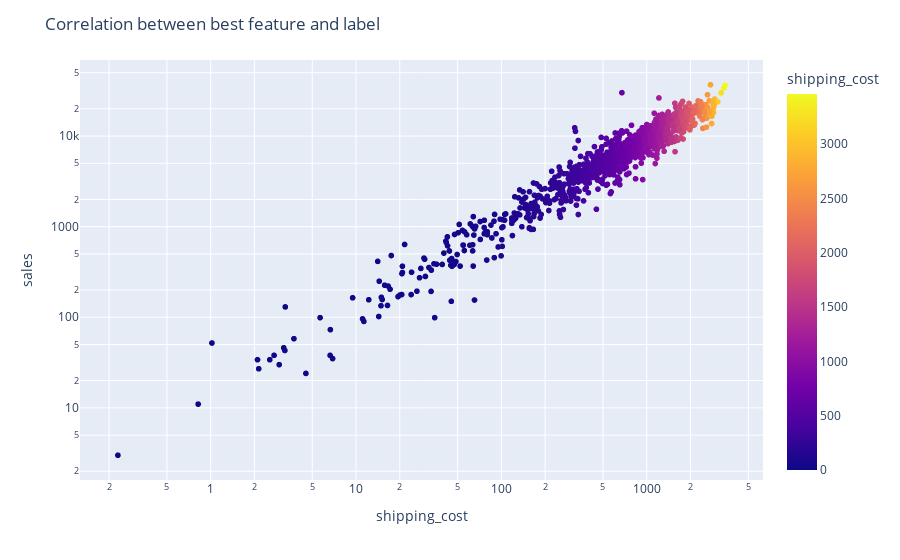

Source (notebook cell):
### Code cell
fig = px.scatter(linear_df, x=linear_df[best_feature], y=linear_df['sales'], color=linear_df[best_feature])
fig.update_layout(xaxis_type='log', yaxis_type='log', title="Correlation between best feature and label")

### Figure 1 — Plotly figure (JSON) as saved in the notebook; plotly's stock layout.template omitted (floating-point values rounded to 4 significant figures; data arrays with more than 128 entries replaced by an {"elided": "..."} marker saying what was removed)
{"data": [{"hovertemplate": "shipping_cost=%{marker.color}<br>sales=%{y}<extra></extra>", "legendgroup": "", "marker": {"color": {"elided": "1069 float values"}, "coloraxis": "coloraxis", "symbol": "circle"}, "mode": "markers", "name": "", "showlegend": false, "type": "scattergl", "x": {"elided": "1069 float values"}, "xaxis": "x", "y": {"elided": "1069 int values"}, "yaxis": "y"}], "layout": {"coloraxis": {"colorbar": {"title": {"text": "shipping_cost"}}, "colorscale": [[0, "#0d0887"], [0.1111, "#46039f"], [0.2222, "#7201a8"], [0.3333, "#9c179e"], [0.4444, "#bd3786"], [0.5556, "#d8576b"], [0.6667, "#ed7953"], [0.7778, "#fb9f3a"], [0.8889, "#fdca26"], [1, "#f0f921"]]}, "legend": {"tracegroupgap": 0}, "margin": {"t": 60}, "title": {"text": "Correlation between best feature and label"}, "xaxis": {"anchor": "y", "domain": [0, 1], "title": {"text": "shipping_cost"}, "type": "log"}, "yaxis": {"anchor": "x", "domain": [0, 1], "title": {"text": "sales"}, "type": "log"}}}
